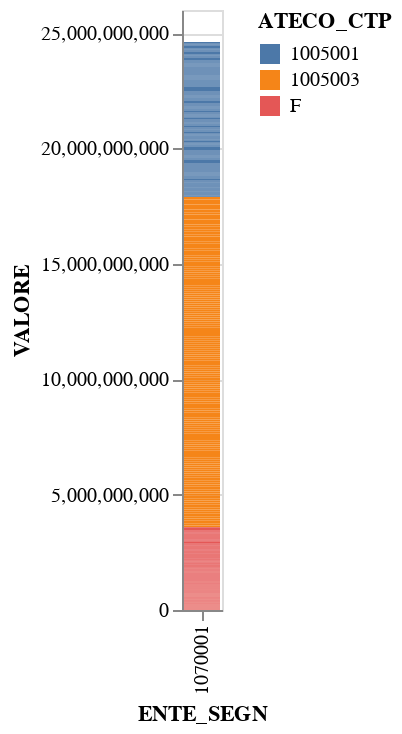

Here is the notebook cell this chart was saved with:
### Code cell
import altair as alt

selector = alt.selection_single(fields=['ATECO_CTP'], bind='legend')

chart = alt.Chart(area_periodo).mark_bar().encode(
    x='ENTE_SEGN:N',
    y='VALORE:Q',
    color='ATECO_CTP:N',
    tooltip=['ENTE_SEGN', 'VALORE', 'ATECO_CTP']
).add_selection(selector).transform_filter(selector)

chart.show()

### Figure 1 — Vega-Lite specification as saved in the notebook (floating-point values rounded to 4 significant figures; data arrays with more than 128 entries replaced by an {"elided": "..."} marker saying what was removed)
{"config": {"view": {"continuousWidth": 300, "continuousHeight": 300}}, "data": {"name": "data-3a041cb46571a72c45ba338fc567c91c"}, "mark": {"type": "bar"}, "encoding": {"color": {"field": "ATECO_CTP", "type": "nominal"}, "tooltip": [{"field": "ENTE_SEGN", "type": "nominal"}, {"field": "VALORE", "type": "quantitative"}, {"field": "ATECO_CTP", "type": "nominal"}], "x": {"field": "ENTE_SEGN", "type": "nominal"}, "y": {"field": "VALORE", "type": "quantitative"}}, "params": [{"name": "param_1", "select": {"type": "point", "fields": ["ATECO_CTP"]}, "bind": "legend"}], "transform": [{"filter": {"param": "param_1"}}], "$schema": "https://vega.github.io/schema/vega-lite/v5.20.1.json", "datasets": {"data-3a041cb46571a72c45ba338fc567c91c": {"elided": "498 records"}}}
